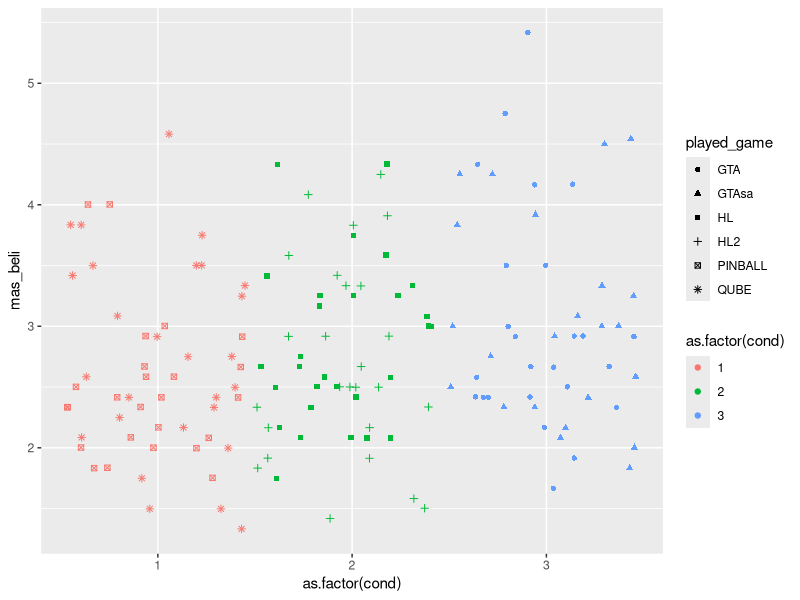
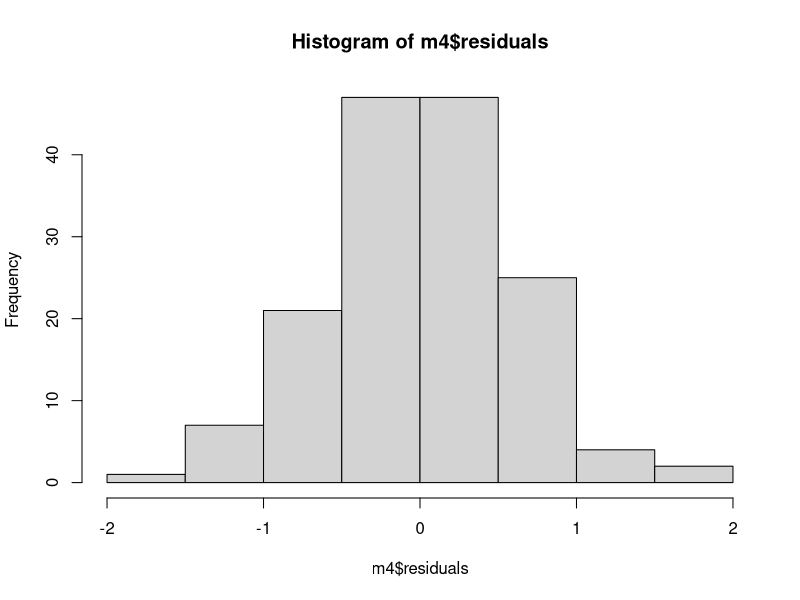
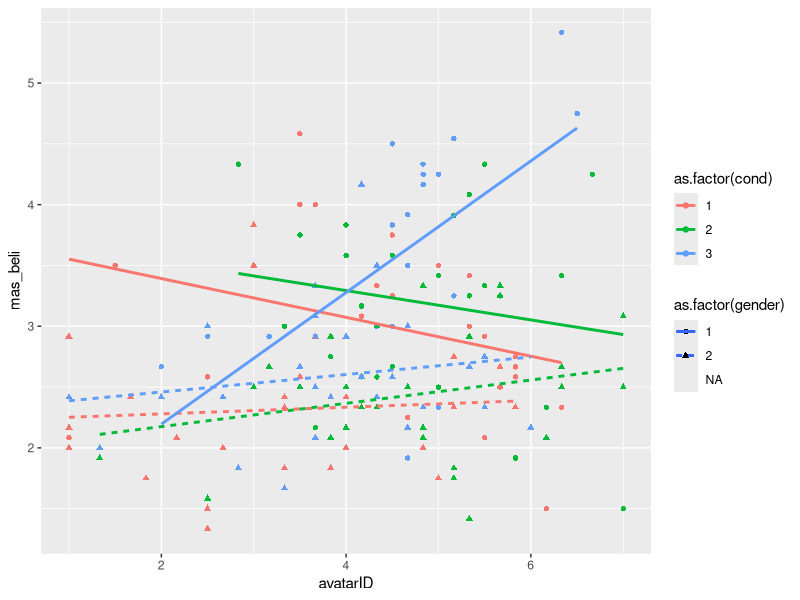
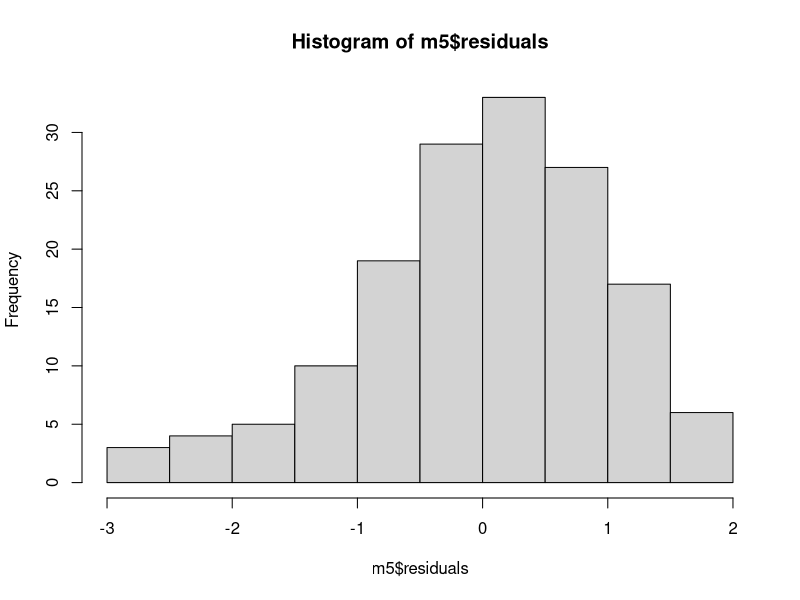
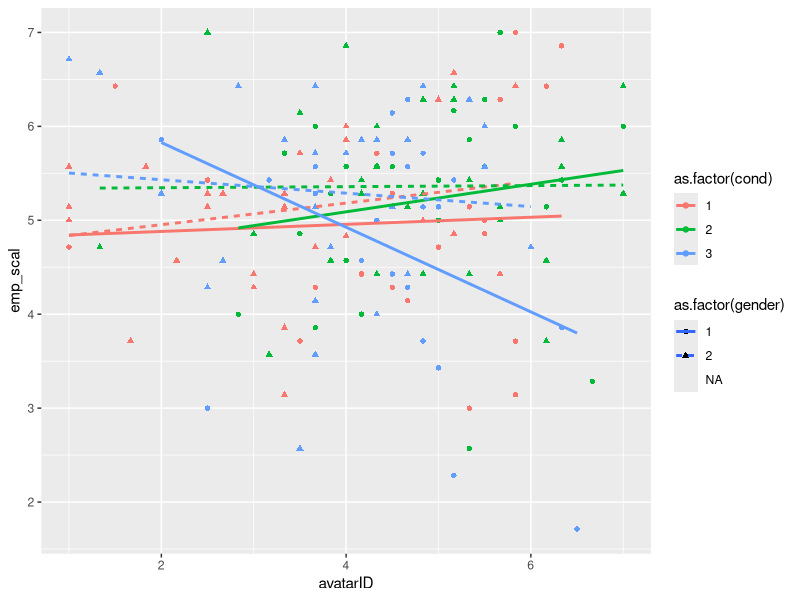
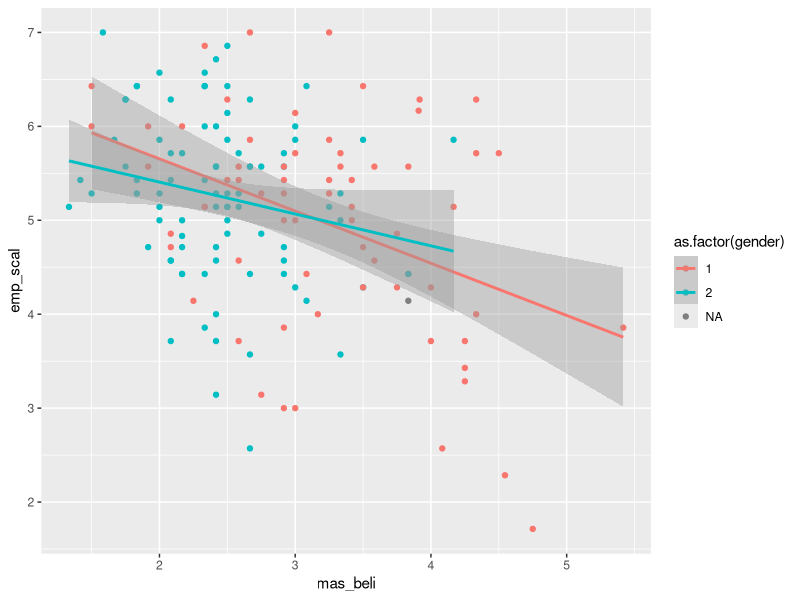

R code for these plots, in order:
# re-analysis of Gabbiadini et al. 2016
library(psych)
library(dplyr)
library(ggplot2)

dat = read.csv("data_set_PLOS.csv")
table(dat$played_game, dat$condition)

# Experimental assignment
dat %>% 
  select(played_game:cond) %>% 
  distinct

# Avatar identification
dat %>% 
  select(avatar_id_embodied_presence1:avatar_id_char_empathy4) %>% 
  glimpse

# Masculine beliefs
dat %>% 
  select(MRNI1_aggr:MRNI15_restremotionality) %>% 
  glimpse

# Do these really belong together -- "demonstrate physical prowess" v 
# "use any means to 'convince' a girl to have sex"
dat %>% 
  select(MRNI1_aggr:MRNI15_restremotionality) %>% 
  psych::alpha()
# I guess so.  

# Empathy for victim?
dat %>% 
  select(Empathy_comprensione:Empathy_disinteresseR) %>% 
  glimpse

# Game rating. Was there a Game_rating_involvement1?
dat %>% 
  select(game_rating_involvement2_eccitante:game_rating_involvement3_coinvolgente) %>% 
  glimpse


# Analysis ---
# Effects of game on empathy towards women -- zilch ----
# I'm guessing "emp_scal" is their outcome -- empathy towards female violence victim
dat %>% 
  select(Empathy_comprensione:Empathy_disinteresse) %>% 
  psych::alpha(check.keys = T)

dat %>% 
  select(Empathy_comprensione:Empathy_disinteresse, emp_scal) %>% 
  cor(use = "pairwise") %>% 
  round(3)

m1 = aov(emp_scal ~ as.factor(cond), data = dat)
summary(m1)
TukeyHSD(m1)

m1.1 = lm(emp_scal ~ cond, data = dat)
summary(m1.1)

tapply(dat$emp_scal, dat$cond, mean, na.rm = T)


# Effects of game on masculine beliefs ----
m2 = aov(mas_beli ~ as.factor(cond), data = dat)
summary(m2)
TukeyHSD(m2) # GTA differs from nonviolent, p = .03

m2.1 = lm(mas_beli ~ cond, data = dat)
summary(m2.1)

ggplot(dat, aes(x = as.factor(cond), y = mas_beli, 
                col = as.factor(cond), shape = played_game)) +
  #geom_boxplot(width = .3, notch = T)
  geom_point(position = position_jitter(width = .5))

# Identification with game character ----
# Greatest identification in half-life
m3 = aov(avatarID ~ as.factor(cond), data = dat)
summary(m3)
TukeyHSD(m3)

# Our predicted 3-way interaction between game, gender, and identification ---
m4 = lm(mas_beli ~ as.factor(cond)*as.factor(gender)*avatarID, data = dat)
summary(m4)
hist(m4$residuals)

ggplot(dat, aes(x = avatarID, y = mas_beli, col = as.factor(cond), 
                lty = as.factor(gender), shape = as.factor(gender))) +
  geom_point() + 
  geom_smooth(method = "lm", se = F)

# Does that 3-way interaction generalize to the primary outcome? ---
m5 = lm(emp_scal ~ as.factor(cond)*as.factor(gender)*avatarID, data = dat)
summary(m5)
hist(m5$residuals)

ggplot(dat, aes(x = avatarID, y = emp_scal, col = as.factor(cond), 
                lty = as.factor(gender), shape = as.factor(gender))) +
  geom_point() + 
  geom_smooth(method = "lm", se = F)

# Kinda? But not really.

ggplot(dat, aes(x = mas_beli, y = emp_scal, col = as.factor(gender))) +
  geom_point() +
  geom_smooth(method = "lm")